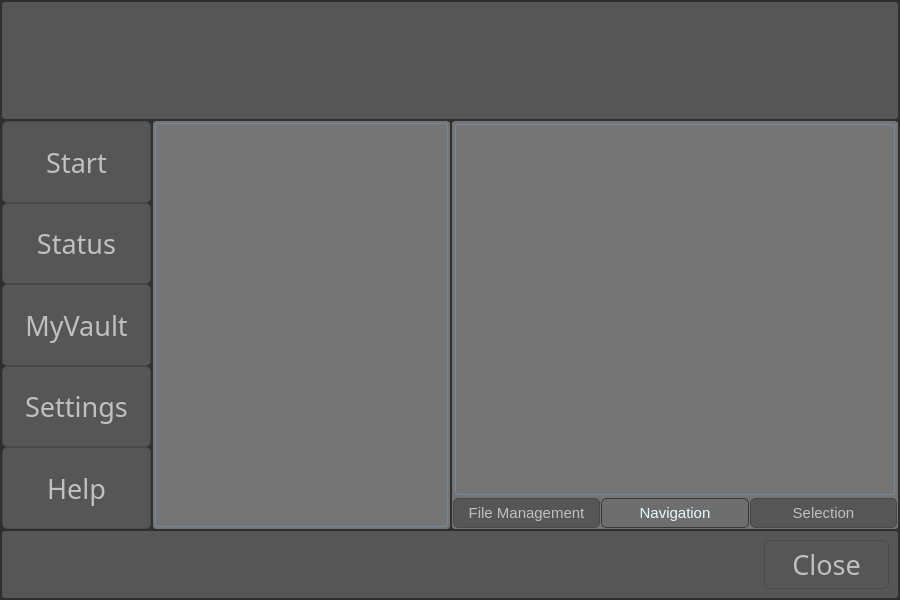
<?xml version="1.0" encoding="UTF-8"?>
<ui version="4.0">
 <class>main_window</class>
 <widget class="QDialog" name="main_window">
  <property name="windowModality">
   <enum>Qt::NonModal</enum>
  </property>
  <property name="geometry">
   <rect>
    <x>0</x>
    <y>0</y>
    <width>900</width>
    <height>600</height>
   </rect>
  </property>
  <property name="sizePolicy">
   <sizepolicy hsizetype="Fixed" vsizetype="Fixed">
    <horstretch>0</horstretch>
    <verstretch>0</verstretch>
   </sizepolicy>
  </property>
  <property name="windowTitle">
   <string>MagPy</string>
  </property>
  <property name="autoFillBackground">
   <bool>false</bool>
  </property>
  <property name="styleSheet">
   <string notr="true">QProgressBar:horizontal {
    border: 1px solid #3A3939;
    text-align: center;
    padding: 1px;
    background: #201F1F;
}
QProgressBar::chunk:horizontal {
    background-color: qlineargradient(spread:reflect, x1:1, y1:0.545, x2:1, y2:0, stop:0 rgba(28, 66, 111, 255), stop:1 rgba(37, 87, 146, 255));
}

QToolTip
{
    border: 1px solid #3A3939;
    background-color: rgb(90, 102, 117);;
    color: white;
    padding: 1px;
    opacity: 200;
}

QWidget
{
    color: silver;
    background-color: #302F2F;
    selection-background-color:#78879b;
    selection-color: black;
    background-clip: border;
    border-image: none;
    outline: 0;
}

QWidget:item:hover
{
    background-color: QLinearGradient( x1: 0, y1: 0, x2: 0, y2: 1,
    stop: 0 #78879b, stop: 1 #78879b);
    color: black;
}

QWidget:item:selected
{
    background-color: QLinearGradient( x1: 0, y1: 0, x2: 0, y2: 1,
    stop: 0 #78879b, stop: 1 #78879b);
}

QMenuBar
{
    background-color: #302F2F;
    color: silver;
}

QMenuBar::item
{
    background: transparent;
}

QMenuBar::item:selected
{
    background: transparent;
    border: 1px solid #3A3939;
}

QMenuBar::item:pressed
{
    border: 1px solid #3A3939;
    background-color: #78879b;
    color: black;
    margin-bottom:-1px;
    padding-bottom:1px;
}

QMenu
{
    border: 1px solid #3A3939;
    color: silver;
    margin: 2px;
}

QMenu::icon
{
    margin: 5px;
}

QMenu::item
{
    padding: 5px 30px 5px 30px;
    margin-left: 5px;
    border: 1px solid transparent; /* reserve space for selection border */
}

QMenu::item:selected
{
    color: black;
}

QWidget:disabled
{
    color: #404040;
    background-color: #302F2F;
}

QAbstractItemView
{
    alternate-background-color: #3A3939;
    color: silver;
    border: 1px solid 3A3939;
    border-radius: 3px;
    padding: 1px;
}

QWidget:focus, QMenuBar:focus
{
    border: 1px solid rgba(48, 86, 111);
}

QTabWidget:focus, QCheckBox:focus, QRadioButton:focus
{
    border: none;
}

QLineEdit
{
    background-color: #201F1F;
    padding: 2px;
    border-style: solid;
    border: 1px solid #3A3939;
    border-radius: 3px;
    color: silver;
}

QGroupBox {
    border:1px solid #3A3939;
    border-radius: 7px;
    margin-top: 2ex;
}

QGroupBox::title {
    subcontrol-origin: margin;
    subcontrol-position: top center;
    padding-left: 10px;
    padding-right: 10px;
}

QAbstractScrollArea
{
    border-radius: 3px;
    border: 1px solid #3A3939;
}

QScrollBar:horizontal
{
    height: 15px;
    margin: 0px 11px 0px 11px;
    border: 1px solid #3A3939;
    border-radius: 6px;
    background-color: QLinearGradient( x1: 0, y1: 1, x2: 0, y2: 0,
    stop: 0 #302F2F, stop: 1 #484846);
}

QScrollBar::handle:horizontal
{
    background-color: QLinearGradient( x1: 0, y1: 1, x2: 0, y2: 0,
    stop: 0 #605F5F, stop: 1 #787876);
    min-width: 5px;
    border-radius: 5px;
}

QScrollBar::sub-line:horizontal
{
    border-image: url(:/qss_icons/rc/right_arrow_disabled.png);
    width: 10px;
    height: 10px;
    subcontrol-position: right;
    subcontrol-origin: margin;
}

QScrollBar::add-line:horizontal
{
    border-image: url(:/qss_icons/rc/left_arrow_disabled.png);
    height: 10px;
    width: 10px;
    subcontrol-position: left;
    subcontrol-origin: margin;
}

QScrollBar::sub-line:horizontal:hover,QScrollBar::sub-line:horizontal:on
{
    border-image: url(:/qss_icons/rc/right_arrow.png);
    height: 10px;
    width: 10px;
    subcontrol-position: right;
    subcontrol-origin: margin;
}


QScrollBar::add-line:horizontal:hover, QScrollBar::add-line:horizontal:on
{
    border-image: url(:/qss_icons/rc/left_arrow.png);
    height: 10px;
    width: 10px;
    subcontrol-position: left;
    subcontrol-origin: margin;
}

QScrollBar::up-arrow:horizontal, QScrollBar::down-arrow:horizontal
{
    background: none;
}


QScrollBar::add-page:horizontal, QScrollBar::sub-page:horizontal
{
    background: none;
}

QScrollBar:vertical
{
    background-color: QLinearGradient( x1: 1, y1: 0, x2: 0, y2: 0,
    stop: 0 #302F2F, stop: 1 #484846);
    width: 15px;
    margin: 11px 0 11px 0;
    border: 1px solid #3A3939;
    border-radius: 6px;
}

QScrollBar::handle:vertical
{
    background-color: QLinearGradient( x1: 1, y1: 0, x2: 0, y2: 0,
    stop: 0 #605F5F, stop: 1 #787876);
    min-height: 5px;
    border-radius: 5px;
}

QScrollBar::sub-line:vertical
{
    border-image: url(:/qss_icons/rc/up_arrow_disabled.png);
    height: 10px;
    width: 10px;
    subcontrol-position: top;
    subcontrol-origin: margin;
}

QScrollBar::add-line:vertical
{

    border-image: url(:/qss_icons/rc/down_arrow_disabled.png);
    height: 10px;
    width: 10px;
    subcontrol-position: bottom;
    subcontrol-origin: margin;
}

QScrollBar::sub-line:vertical:hover,QScrollBar::sub-line:vertical:on
{

    border-image: url(:/qss_icons/rc/up_arrow.png);
    height: 10px;
    width: 10px;
    subcontrol-position: top;
    subcontrol-origin: margin;
}


QScrollBar::add-line:vertical:hover, QScrollBar::add-line:vertical:on
{
    border-image: url(:/qss_icons/rc/down_arrow.png);
    height: 10px;
    width: 10px;
    subcontrol-position: bottom;
    subcontrol-origin: margin;
}

QScrollBar::up-arrow:vertical, QScrollBar::down-arrow:vertical
{
    background: none;
}


QScrollBar::add-page:vertical, QScrollBar::sub-page:vertical
{
    background: none;
}

QTextEdit
{
    background-color: #201F1F;
    color: silver;
    border: 1px solid #3A3939;
}

QPlainTextEdit
{
    background-color: #201F1F;;
    color: silver;
    border-radius: 3px;
    border: 1px solid #3A3939;
}

QHeaderView::section
{
    background-color: #3A3939;
    color: silver;
    padding-left: 4px;
    border: 1px solid #6c6c6c;
}

QCheckBox:disabled
{
    color: #404040;
}

QSizeGrip {
    image: url(:/qss_icons/rc/sizegrip.png);
    width: 12px;
    height: 12px;
}


QMainWindow::separator
{
    background-color: #302F2F;
    color: white;
    padding-left: 4px;
    spacing: 2px;
    border: 1px dashed #3A3939;
}

QMainWindow::separator:hover
{

    background-color: QLinearGradient(x1:0, y1:0, x2:0, y2:1, stop:0 #58677b,
      stop:0.5 #78879b stop:1 #58677b);
    color: white;
    padding-left: 4px;
    border: 1px solid #3A3939;
    spacing: 2px;
}


QMenu::separator
{
    height: 1px;
    background-color: #3A3939;
    color: white;
    padding-left: 4px;
    margin-left: 10px;
    margin-right: 5px;
}



QRadioButton::indicator:checked, QRadioButton::indicator:unchecked{
    color: #b1b1b1;
    background-color: #302F2F;
    border: 1px solid silver;
    border-radius: 5px;
}



QRadioButton::indicator:checked
{
    background-color: qradialgradient(
    cx: 0.5, cy: 0.5,
    fx: 0.5, fy: 0.5,
    radius: 1.0,
    stop: 0.25 #78879b,
    stop: 0.3 #302F2F
    );
}

QCheckBox, QRadioButton
{
    padding: 3px;
    outline: none;
}

QCheckBox::indicator{
    color: #b1b1b1;
    background-color: #302F2F;
    border: 1px solid silver;
    width: 9px;
    height: 9px;
}

QRadioButton::indicator
{
    border-radius: 7px;
    width: 9px;
    height: 9px;
}

QCheckBox::indicator:pressed
{
    border: 1px solid #78879b;
}

QRadioButton::indicator:hover, QCheckBox::indicator:hover
{
    border: 1px solid #78879b;
}

QCheckBox::indicator:checked
{
    image:url(:/qss_icons/rc/checkbox.png);
}

QCheckBox::indicator:disabled, QRadioButton::indicator:disabled
{
    border: 1px solid #444;
}

QFrame
{
    border-radius: 3px;
}

QStackedWidget
{
    border: none;
}

QToolBar {
    border: 1px solid #393838;
    background: 1px solid #302F2F;
    font-weight: bold;
}

QToolBar::handle:horizontal {
    image: url(:/qss_icons/rc/Hmovetoolbar.png);
}
QToolBar::handle:vertical {
    image: url(:/qss_icons/rc/Vmovetoolbar.png);
}
QToolBar::separator:horizontal {
    image: url(:/qss_icons/rc/Hsepartoolbar.png);
}
QToolBar::separator:vertical {
    image: url(:/qss_icons/rc/Vsepartoolbars.png);
}

QPushButton
{
    color: silver;
    background-color: QLinearGradient( x1: 0, y1: 1, x2: 0, y2: 0,
    stop: 0 #302F2F, stop: 1 #484846);
    border-width: 1px;
    border-color: #4A4949;
    border-style: solid;
    padding-top: 5px;
    padding-bottom: 5px;
    padding-left: 5px;
    padding-right: 5px;
    border-radius: 5px;
    outline: none;
}

QPushButton:disabled
{
    background-color: #302F2F;
    border-width: 1px;
    border-color: #3A3939;
    border-style: solid;
    padding-top: 5px;
    padding-bottom: 5px;
    padding-left: 10px;
    padding-right: 10px;
    /*border-radius: 3px;*/
    color: #454545;
}

QComboBox
{
    selection-background-color: #78879b;
    background-color: #201F1F;
    border-style: solid;
    border: 1px solid #3A3939;
    border-radius: 3px;
    padding: 2px;
    min-width: 75px;
}

QComboBox:hover,QPushButton:hover,QAbstractSpinBox:hover,QLineEdit:hover,QTextEdit:hover,QPlainTextEdit:hover,QAbstractView:hover,QTreeView:hover
{
    border: 1px solid #78879b;
    color: silver;
}

QComboBox:on
{
    background-color: #626873;
    padding-top: 3px;
    padding-left: 4px;
    selection-background-color: #4a4a4a;
}

QComboBox QAbstractItemView
{
    background-color: #201F1F;
    border-radius: 3px;
    border: 1px solid #3A3939;
    selection-background-color: QLinearGradient( x1: 0, y1: 0, x2: 0, y2: 1,
      stop: 0 #78879b, stop: 1 #78879b);
}

QComboBox::drop-down
{
    subcontrol-origin: padding;
    subcontrol-position: top right;
    width: 15px;

    border-left-width: 0px;
    border-left-color: darkgray;
    border-left-style: solid;
    border-top-right-radius: 3px;
    border-bottom-right-radius: 3px;
}

QComboBox::down-arrow
{
    image: url(:/qss_icons/rc/down_arrow_disabled.png);
}

QComboBox::down-arrow:on, QComboBox::down-arrow:hover,
QComboBox::down-arrow:focus
{
    image: url(:/qss_icons/rc/down_arrow.png);
}

QPushButton:pressed
{
    background-color: QLinearGradient( x1: 0, y1: 0, x2: 0, y2: 1,
    stop: 0 #302F2F, stop: 1 #484846);
}

QAbstractSpinBox {
    padding-top: 2px;
    padding-bottom: 2px;
    border: 1px solid #3A3939;
    background-color: #201F1F;
    color: silver;
    border-radius: 3px;
    min-width: 75px;
}

QAbstractSpinBox:up-button
{
    background-color: transparent;
    subcontrol-origin: border;
    subcontrol-position: center right;
}

QAbstractSpinBox:down-button
{
    background-color: transparent;
    subcontrol-origin: border;
    subcontrol-position: center left;
}

QAbstractSpinBox::up-arrow,QAbstractSpinBox::up-arrow:disabled,QAbstractSpinBox::up-arrow:off {
    image: url(:/qss_icons/rc/up_arrow_disabled.png);
    width: 10px;
    height: 10px;
}
QAbstractSpinBox::up-arrow:hover
{
    image: url(:/qss_icons/rc/up_arrow.png);
}


QAbstractSpinBox::down-arrow,QAbstractSpinBox::down-arrow:disabled,QAbstractSpinBox::down-arrow:off
{
    image: url(:/qss_icons/rc/down_arrow_disabled.png);
    width: 10px;
    height: 10px;
}
QAbstractSpinBox::down-arrow:hover
{
    image: url(:/qss_icons/rc/down_arrow.png);
}


QLabel
{
    border: 0px solid black;
}


QTabWidget::pane {
    border: 1px solid #3A3939;
}

QTabBar
{
    qproperty-drawBase: 0;
    padding-right: 15px;
}

QTabBar:focus
{
    border: 0px transparent black;
}

QTabBar::close-button  {
    image: url(:/qss_icons/rc/close.png);
    background: transparent;
    icon-size: 10px;
    padding: 5px;
}

QTabBar::close-button:hover
{
    background: rgba(255, 255, 255, 20);
    border-radius: 3px;
}

QTabBar::close-button:pressed {
    padding: 5px 4px 4px 5px;
}

/* TOP - BOTTOM TABS */
QTabBar::tab:top {
    color: #b1b1b1;
    border: 1px solid #3A3939;
    background-color: QLinearGradient(x1:0, y1:0, x2:0, y2:1,
      stop:1 #302F2F, stop:0 #5A5959);
    padding-left: 5px;
    padding-right: 5px;
    padding-top: 3px;
    padding-bottom: 2px;
    margin-right: -1px;

    border-top-left-radius: 3px;
    border-top-right-radius: 3px;
}

QTabBar::tab:bottom {
    color: #b1b1b1;
    border: 1px solid #3A3939;
    background-color: QLinearGradient(x1:0, y1:0, x2:0, y2:1,
      stop:1 #302F2F, stop:0 #5A5959);
    padding-left: 5px;
    padding-right: 5px;
    padding-top: 3px;
    padding-bottom: 2px;
    margin-right: -1px;

    border-bottom-left-radius: 3px;
    border-bottom-right-radius: 3px;
}

QTabBar::tab:top:last, QTabBar::tab:bottom:last
{
    margin-right: 0;
}

QTabBar::tab:top:first:!selected, QTabBar::tab:bottom:first:!selected
{
    margin-left: 0px;
}

QTabBar::tab:top:!selected
{
    color: #b1b1b1;
    margin-top: 3px;
    background-color: #302F2F;
}

QTabBar::tab:top:selected
{
    margin-bottom: 0px;
}

QTabBar::tab:bottom:!selected
{
    color: #b1b1b1;
    margin-bottom: 3px;
    background-color: #302F2F;
}

QTabBar::tab:bottom:selected
{
    margin-top: 0px;
}

/* LEFT - RIGHT TABS */
QTabBar::tab:left {
    color: #b1b1b1;
    border: 1px solid #3A3939;
    background-color: QLinearGradient(x1:1, y1:0, x2:0, y2:0,
      stop:1 #302F2F, stop:0 #5A5959);
    padding-left: 3px;
    padding-right: 2px;
    padding-top: 5px;
    padding-bottom: 5px;
    margin-bottom: -1px;

    border-top-right-radius: 3px;
    border-bottom-right-radius: 3px;
}

QTabBar::tab:right {
    color: #b1b1b1;
    border: 1px solid #3A3939;
    background-color: QLinearGradient(x1:0, y1:0, x2:1, y2:0,
      stop:1 #302F2F, stop:0 #5A5959);
    padding-left: 3px;
    padding-right: 2px;
    padding-top: 5px;
    padding-bottom: 5px;
    margin-bottom: -1px;

    border-top-left-radius: 3px;
    border-bottom-left-radius: 3px;
}

QTabBar::tab:left:!selected
{
    color: #b1b1b1;
    margin-right: 3px;
    background-color: #302F2F;
}

QTabBar::tab:left:selected
{
    margin-left: 0px;
}

QTabBar::tab:right:!selected
{
    color: #b1b1b1;
    margin-left: 3px;
        background-color: #302F2F;
}

QTabBar::tab:right:selected
{
    margin-right: 0px;
}

QTabBar QToolButton::right-arrow:enabled {
     image: url(:/qss_icons/rc/right_arrow.png);
 }

 QTabBar QToolButton::left-arrow:enabled {
     image: url(:/qss_icons/rc/left_arrow.png);
 }

QTabBar QToolButton::right-arrow:disabled {
     image: url(:/qss_icons/rc/right_arrow_disabled.png);
 }

 QTabBar QToolButton::left-arrow:disabled {
     image: url(:/qss_icons/rc/left_arrow_disabled.png);
 }


QDockWidget {
    border: 1px solid #403F3F;
    titlebar-close-icon: url(:/qss_icons/rc/close.png);
    titlebar-normal-icon: url(:/qss_icons/rc/undock.png);
}

QDockWidget::close-button, QDockWidget::float-button {
    border: 1px solid transparent;
    border-radius: 3px;
    background: transparent;
    icon-size: 10px;
}

QDockWidget::close-button:hover, QDockWidget::float-button:hover {
    background: rgba(255, 255, 255, 10);
}

QDockWidget::close-button:pressed, QDockWidget::float-button:pressed {
    padding: 1px -1px -1px 1px;
    background: rgba(255, 255, 255, 10);
}

QTreeView, QListView
{
    border: 1px solid #78879b;
    background-color: #201F1F;
}

QTreeView:branch:selected, QTreeView:branch:hover
{
    background: url(:/qss_icons/rc/transparent.png);
}

QTreeView::branch:has-siblings:!adjoins-item {
    border-image: url(:/qss_icons/rc/transparent.png);
}

QTreeView::branch:has-siblings:adjoins-item {
    border-image: url(:/qss_icons/rc/transparent.png);
}

QTreeView::branch:!has-children:!has-siblings:adjoins-item {
    border-image: url(:/qss_icons/rc/transparent.png);
}

QTreeView::branch:has-children:!has-siblings:closed,
QTreeView::branch:closed:has-children:has-siblings {
    image: url(:/qss_icons/rc/branch_closed.png);
}

QTreeView::branch:open:has-children:!has-siblings,
QTreeView::branch:open:has-children:has-siblings  {
    image: url(:/qss_icons/rc/branch_open.png);
}

QTreeView::branch:has-children:!has-siblings:closed:hover,
QTreeView::branch:closed:has-children:has-siblings:hover {
    image: url(:/qss_icons/rc/branch_closed-on.png);
    }

QTreeView::branch:open:has-children:!has-siblings:hover,
QTreeView::branch:open:has-children:has-siblings:hover  {
    image: url(:/qss_icons/rc/branch_open-on.png);
    }

QListView::item:!selected:hover, QListView::item:!selected:hover, QTreeView::item:!selected:hover  {
    background: rgba(0, 0, 0, 0);
    outline: 0;
    color: #FFFFFF
}

QListView::item:selected:hover, QListView::item:selected:hover, QTreeView::item:selected:hover  {
    background: #78879b;;
    color: #FFFFFF;
}

QSlider::groove:horizontal {
    border: 1px solid #3A3939;
    height: 8px;
    background: #201F1F;
    margin: 2px 0;
    border-radius: 4px;
}

QSlider::handle:horizontal {
    background: QLinearGradient( x1: 0, y1: 0, x2: 0, y2: 1,
      stop: 0.0 silver, stop: 0.2 #a8a8a8, stop: 1 #727272);
    border: 1px solid #3A3939;
    width: 14px;
    height: 14px;
    margin: -4px 0;
    border-radius: 7px;
}

QSlider::groove:vertical {
    border: 1px solid #3A3939;
    width: 8px;
    background: #201F1F;
    margin: 0 0px;
    border-radius: 4px;
}

QSlider::handle:vertical {
    background: QLinearGradient( x1: 0, y1: 0, x2: 0, y2: 1, stop: 0.0 silver,
      stop: 0.2 #a8a8a8, stop: 1 #727272);
    border: 1px solid #3A3939;
    width: 14px;
    height: 14px;
    margin: 0 -4px;
    border-radius: 7px;
}

QToolButton {
    background-color: transparent;
    border: 1px solid #3A3939;
    border-radius: 3px;
    margin: 3px;
}

QToolButton:pressed, QToolButton::menu-button:pressed {
    background-color: #4A4949;
    border: 1px solid silver;
}

QToolButton:hover, QToolButton::menu-button:hover {
    background-color: #4A4949;
    border: 1px solid gray;
}

QToolButton[popupMode=&quot;1&quot;] { /* only for MenuButtonPopup */
 padding-right: 20px; /* make way for the popup button */
}

QToolButton[popupMode=&quot;2&quot;] { /* only for MenuButtonPopup */
 padding-right: 10px; /* make way for the popup button */
}

/* the subcontrols below are used only in the MenuButtonPopup mode */
QToolButton::menu-button {
 border: 1px solid #3A3939;
 border-top-right-radius: 6px;
 border-bottom-right-radius: 6px;
 /* 16px width + 4px for border = 20px allocated above */
 width: 16px;
}

QToolButton::menu-arrow {
 image: url(:/qss_icons/rc/down_arrow.png);
}

QToolButton::menu-arrow:open {
 top: 1px; left: 1px; /* shift it a bit */
}

QPushButton::menu-indicator  {
    subcontrol-origin: padding;
    subcontrol-position: bottom right;
    left: 8px;
}

QTableView
{
    border: transparent;
    gridline-color: #6c6c6c;
    background-color: #201F1F;
}


QTableView, QHeaderView
{
    border-radius: 0px;
}

QTableView::item:pressed, QListView::item:pressed, QTreeView::item:pressed  {
    background: #78879b;
    color: #FFFFFF;
}

QTableView::item:selected:active, QTreeView::item:selected:active, QListView::item:selected:active  {
    background: #78879b;
    color: #FFFFFF;
}


QHeaderView
{
    border: 1px transparent;
    margin: 0px;
    padding: 0px;
}

QHeaderView::section  {
    background-color: #3A3939;
    color: silver;
    padding: 4px;
    border: 1px solid #6c6c6c;
    border-radius: 0px;
    text-align: center;
}

QHeaderView::section::vertical::first, QHeaderView::section::vertical::only-one
{
    border-top: 1px solid #6c6c6c;
}

QHeaderView::section::vertical
{
    border-top: transparent;
}

QHeaderView::section::horizontal::first, QHeaderView::section::horizontal::only-one
{
    border-left: 1px solid #6c6c6c;
}

QHeaderView::section::horizontal
{
    border-left: transparent;
}


QHeaderView::section:checked
 {
    color: white;
    background-color: #5A5959;
 }

 /* style the sort indicator */
QHeaderView::down-arrow {
    image: url(:/qss_icons/rc/down_arrow.png);
}

QHeaderView::up-arrow {
    image: url(:/qss_icons/rc/up_arrow.png);
}


QTableCornerButton::section {
    background-color: #3A3939;
    border: 1px solid #3A3939;
    border-radius: 0px;
}

QToolBox::tab {
    background-color: QLinearGradient(x1:0, y1:0, x2:0, y2:1,
        stop:1 #302F2F, stop:0 #5A5959);
	width: 100%;
    padding-left: 3px;
    padding-right: 2px;
    padding-top: 5px;
    padding-bottom: 5px;
    margin-bottom: -1px;

    border-top-left-radius: 3px;
    border-top-right-radius: 3px;
    color: darkgray;
 }

 QToolBox::tab:selected { /* italicize selected tabs */
     font: italic bold;
     color: white;
 }

QStatusBar::item {
    border: 1px solid #3A3939;
    border-radius: 3px;
 }</string>
  </property>
  <property name="modal">
   <bool>true</bool>
  </property>
  <layout class="QVBoxLayout" name="verticalLayout">
   <property name="spacing">
    <number>1</number>
   </property>
   <property name="margin">
    <number>2</number>
   </property>
   <item>
    <widget class="QFrame" name="base_frame">
     <property name="frameShape">
      <enum>QFrame::Box</enum>
     </property>
     <property name="frameShadow">
      <enum>QFrame::Raised</enum>
     </property>
     <layout class="QVBoxLayout" name="verticalLayout_2" stretch="2,7,1">
      <property name="spacing">
       <number>2</number>
      </property>
      <property name="margin">
       <number>0</number>
      </property>
      <item>
       <widget class="QFrame" name="title_frame">
        <property name="contextMenuPolicy">
         <enum>Qt::NoContextMenu</enum>
        </property>
        <property name="styleSheet">
         <string notr="true">background-color: rgb(86, 86, 86)</string>
        </property>
        <property name="frameShape">
         <enum>QFrame::WinPanel</enum>
        </property>
        <property name="frameShadow">
         <enum>QFrame::Raised</enum>
        </property>
        <property name="lineWidth">
         <number>2</number>
        </property>
        <property name="midLineWidth">
         <number>1</number>
        </property>
        <layout class="QHBoxLayout" name="horizontalLayout_4" stretch="3,1">
         <property name="spacing">
          <number>20</number>
         </property>
         <property name="leftMargin">
          <number>20</number>
         </property>
         <property name="topMargin">
          <number>10</number>
         </property>
         <property name="rightMargin">
          <number>20</number>
         </property>
         <property name="bottomMargin">
          <number>5</number>
         </property>
         <item>
          <widget class="QFrame" name="frame_5">
           <property name="frameShape">
            <enum>QFrame::StyledPanel</enum>
           </property>
           <property name="frameShadow">
            <enum>QFrame::Raised</enum>
           </property>
          </widget>
         </item>
         <item>
          <widget class="QFrame" name="title_image">
           <property name="autoFillBackground">
            <bool>false</bool>
           </property>
           <property name="styleSheet">
            <string notr="true">border-image: url(:/images/title.png) 0 0 0 0 stretch stretch;</string>
           </property>
           <property name="frameShape">
            <enum>QFrame::NoFrame</enum>
           </property>
           <property name="frameShadow">
            <enum>QFrame::Plain</enum>
           </property>
          </widget>
         </item>
        </layout>
       </widget>
      </item>
      <item>
       <widget class="QFrame" name="center_frame">
        <property name="styleSheet">
         <string notr="true"/>
        </property>
        <property name="frameShape">
         <enum>QFrame::WinPanel</enum>
        </property>
        <property name="frameShadow">
         <enum>QFrame::Raised</enum>
        </property>
        <property name="lineWidth">
         <number>2</number>
        </property>
        <layout class="QHBoxLayout" name="horizontalLayout" stretch="1,2,3">
         <property name="spacing">
          <number>2</number>
         </property>
         <property name="margin">
          <number>0</number>
         </property>
         <item>
          <widget class="QFrame" name="frame">
           <property name="styleSheet">
            <string notr="true"/>
           </property>
           <property name="frameShape">
            <enum>QFrame::StyledPanel</enum>
           </property>
           <property name="frameShadow">
            <enum>QFrame::Raised</enum>
           </property>
           <layout class="QVBoxLayout" name="verticalLayout_3">
            <property name="spacing">
             <number>0</number>
            </property>
            <property name="margin">
             <number>0</number>
            </property>
            <item>
             <widget class="QPushButton" name="startbtn">
              <property name="sizePolicy">
               <sizepolicy hsizetype="MinimumExpanding" vsizetype="MinimumExpanding">
                <horstretch>0</horstretch>
                <verstretch>0</verstretch>
               </sizepolicy>
              </property>
              <property name="font">
               <font>
                <family>Calibri Light</family>
                <pointsize>20</pointsize>
               </font>
              </property>
              <property name="focusPolicy">
               <enum>Qt::TabFocus</enum>
              </property>
              <property name="contextMenuPolicy">
               <enum>Qt::NoContextMenu</enum>
              </property>
              <property name="layoutDirection">
               <enum>Qt::RightToLeft</enum>
              </property>
              <property name="styleSheet">
               <string notr="true">background-color: rgb(86, 86, 86)</string>
              </property>
              <property name="text">
               <string>Start</string>
              </property>
              <property name="icon">
               <iconset>
                <normaloff>images/right39.png</normaloff>images/right39.png</iconset>
              </property>
              <property name="iconSize">
               <size>
                <width>50</width>
                <height>50</height>
               </size>
              </property>
             </widget>
            </item>
            <item>
             <widget class="QPushButton" name="statusbtn">
              <property name="sizePolicy">
               <sizepolicy hsizetype="MinimumExpanding" vsizetype="MinimumExpanding">
                <horstretch>0</horstretch>
                <verstretch>0</verstretch>
               </sizepolicy>
              </property>
              <property name="font">
               <font>
                <family>Calibri Light</family>
                <pointsize>20</pointsize>
               </font>
              </property>
              <property name="focusPolicy">
               <enum>Qt::TabFocus</enum>
              </property>
              <property name="contextMenuPolicy">
               <enum>Qt::NoContextMenu</enum>
              </property>
              <property name="layoutDirection">
               <enum>Qt::RightToLeft</enum>
              </property>
              <property name="styleSheet">
               <string notr="true">background-color: rgb(86, 86, 86)</string>
              </property>
              <property name="text">
               <string>Status</string>
              </property>
              <property name="icon">
               <iconset>
                <normaloff>images/clipboard44.png</normaloff>images/clipboard44.png</iconset>
              </property>
              <property name="iconSize">
               <size>
                <width>50</width>
                <height>50</height>
               </size>
              </property>
             </widget>
            </item>
            <item>
             <widget class="QPushButton" name="mvbtn">
              <property name="sizePolicy">
               <sizepolicy hsizetype="MinimumExpanding" vsizetype="MinimumExpanding">
                <horstretch>0</horstretch>
                <verstretch>0</verstretch>
               </sizepolicy>
              </property>
              <property name="font">
               <font>
                <family>Calibri Light</family>
                <pointsize>20</pointsize>
               </font>
              </property>
              <property name="focusPolicy">
               <enum>Qt::TabFocus</enum>
              </property>
              <property name="contextMenuPolicy">
               <enum>Qt::NoContextMenu</enum>
              </property>
              <property name="layoutDirection">
               <enum>Qt::RightToLeft</enum>
              </property>
              <property name="styleSheet">
               <string notr="true">background-color: rgb(86, 86, 86)</string>
              </property>
              <property name="text">
               <string>MyVault</string>
              </property>
              <property name="icon">
               <iconset>
                <normaloff>images/folder83.png</normaloff>images/folder83.png</iconset>
              </property>
              <property name="iconSize">
               <size>
                <width>50</width>
                <height>50</height>
               </size>
              </property>
             </widget>
            </item>
            <item>
             <widget class="QPushButton" name="settingsbtn">
              <property name="sizePolicy">
               <sizepolicy hsizetype="MinimumExpanding" vsizetype="MinimumExpanding">
                <horstretch>0</horstretch>
                <verstretch>0</verstretch>
               </sizepolicy>
              </property>
              <property name="font">
               <font>
                <family>Calibri Light</family>
                <pointsize>20</pointsize>
               </font>
              </property>
              <property name="focusPolicy">
               <enum>Qt::TabFocus</enum>
              </property>
              <property name="contextMenuPolicy">
               <enum>Qt::NoContextMenu</enum>
              </property>
              <property name="layoutDirection">
               <enum>Qt::RightToLeft</enum>
              </property>
              <property name="styleSheet">
               <string notr="true">background-color: rgb(86, 86, 86)</string>
              </property>
              <property name="text">
               <string>Settings</string>
              </property>
              <property name="icon">
               <iconset>
                <normaloff>images/document76.png</normaloff>images/document76.png</iconset>
              </property>
              <property name="iconSize">
               <size>
                <width>50</width>
                <height>50</height>
               </size>
              </property>
             </widget>
            </item>
            <item>
             <widget class="QPushButton" name="helpbtn">
              <property name="sizePolicy">
               <sizepolicy hsizetype="MinimumExpanding" vsizetype="MinimumExpanding">
                <horstretch>0</horstretch>
                <verstretch>0</verstretch>
               </sizepolicy>
              </property>
              <property name="font">
               <font>
                <family>Calibri Light</family>
                <pointsize>20</pointsize>
               </font>
              </property>
              <property name="focusPolicy">
               <enum>Qt::TabFocus</enum>
              </property>
              <property name="contextMenuPolicy">
               <enum>Qt::NoContextMenu</enum>
              </property>
              <property name="layoutDirection">
               <enum>Qt::RightToLeft</enum>
              </property>
              <property name="styleSheet">
               <string notr="true">background-color: rgb(86, 86, 86)</string>
              </property>
              <property name="text">
               <string>Help</string>
              </property>
              <property name="icon">
               <iconset>
                <normaloff>images/lifebelt.png</normaloff>images/lifebelt.png</iconset>
              </property>
              <property name="iconSize">
               <size>
                <width>50</width>
                <height>50</height>
               </size>
              </property>
             </widget>
            </item>
           </layout>
          </widget>
         </item>
         <item>
          <widget class="QFrame" name="frame_2">
           <property name="contextMenuPolicy">
            <enum>Qt::NoContextMenu</enum>
           </property>
           <property name="styleSheet">
            <string notr="true">background-color: rgb(117, 117, 117);</string>
           </property>
           <property name="frameShape">
            <enum>QFrame::StyledPanel</enum>
           </property>
           <property name="frameShadow">
            <enum>QFrame::Raised</enum>
           </property>
           <layout class="QVBoxLayout" name="verticalLayout_4">
            <property name="spacing">
             <number>3</number>
            </property>
            <property name="margin">
             <number>2</number>
            </property>
            <item>
             <widget class="QListWidget" name="tasklist">
              <property name="cursor" stdset="0">
               <cursorShape>PointingHandCursor</cursorShape>
              </property>
              <property name="frameShape">
               <enum>QFrame::NoFrame</enum>
              </property>
              <property name="frameShadow">
               <enum>QFrame::Plain</enum>
              </property>
              <property name="horizontalScrollBarPolicy">
               <enum>Qt::ScrollBarAlwaysOff</enum>
              </property>
              <property name="tabKeyNavigation">
               <bool>true</bool>
              </property>
              <property name="showDropIndicator" stdset="0">
               <bool>false</bool>
              </property>
              <property name="alternatingRowColors">
               <bool>true</bool>
              </property>
              <property name="isWrapping" stdset="0">
               <bool>false</bool>
              </property>
             </widget>
            </item>
           </layout>
          </widget>
         </item>
         <item>
          <widget class="QFrame" name="frame_3">
           <property name="contextMenuPolicy">
            <enum>Qt::NoContextMenu</enum>
           </property>
           <property name="styleSheet">
            <string notr="true">background-color: rgb(117, 117, 117);</string>
           </property>
           <property name="frameShape">
            <enum>QFrame::StyledPanel</enum>
           </property>
           <property name="frameShadow">
            <enum>QFrame::Raised</enum>
           </property>
           <layout class="QVBoxLayout" name="verticalLayout_5" stretch="15,1">
            <property name="spacing">
             <number>1</number>
            </property>
            <property name="margin">
             <number>1</number>
            </property>
            <item>
             <widget class="QStackedWidget" name="stackedWidget">
              <property name="currentIndex">
               <number>3</number>
              </property>
              <widget class="QWidget" name="filetab">
               <layout class="QVBoxLayout" name="verticalLayout_7">
                <property name="spacing">
                 <number>2</number>
                </property>
                <property name="margin">
                 <number>2</number>
                </property>
                <item>
                 <widget class="QListWidget" name="filenavlist"/>
                </item>
               </layout>
              </widget>
              <widget class="QWidget" name="navtab">
               <layout class="QVBoxLayout" name="verticalLayout_8">
                <property name="spacing">
                 <number>2</number>
                </property>
                <property name="margin">
                 <number>2</number>
                </property>
                <item>
                 <widget class="QListWidget" name="navnavlist"/>
                </item>
               </layout>
              </widget>
              <widget class="QWidget" name="seltab">
               <layout class="QVBoxLayout" name="verticalLayout_6">
                <property name="spacing">
                 <number>2</number>
                </property>
                <property name="margin">
                 <number>2</number>
                </property>
                <item>
                 <widget class="QListWidget" name="selnavlist">
                  <property name="frameShape">
                   <enum>QFrame::NoFrame</enum>
                  </property>
                  <property name="frameShadow">
                   <enum>QFrame::Plain</enum>
                  </property>
                  <property name="horizontalScrollBarPolicy">
                   <enum>Qt::ScrollBarAlwaysOff</enum>
                  </property>
                  <property name="autoScroll">
                   <bool>false</bool>
                  </property>
                  <property name="autoScrollMargin">
                   <number>9</number>
                  </property>
                  <property name="alternatingRowColors">
                   <bool>true</bool>
                  </property>
                  <property name="selectionBehavior">
                   <enum>QAbstractItemView::SelectRows</enum>
                  </property>
                  <property name="movement">
                   <enum>QListView::Free</enum>
                  </property>
                  <property name="resizeMode">
                   <enum>QListView::Fixed</enum>
                  </property>
                  <property name="uniformItemSizes">
                   <bool>true</bool>
                  </property>
                  <property name="selectionRectVisible">
                   <bool>true</bool>
                  </property>
                 </widget>
                </item>
               </layout>
              </widget>
              <widget class="QWidget" name="constraintstab">
               <layout class="QVBoxLayout" name="verticalLayout_9">
                <property name="spacing">
                 <number>2</number>
                </property>
                <property name="margin">
                 <number>2</number>
                </property>
                <item>
                 <widget class="QListWidget" name="constraintlist"/>
                </item>
               </layout>
              </widget>
              <widget class="QWidget" name="exporttab">
               <layout class="QVBoxLayout" name="verticalLayout_10">
                <property name="spacing">
                 <number>2</number>
                </property>
                <property name="margin">
                 <number>2</number>
                </property>
                <item>
                 <widget class="QListWidget" name="exportnavlist"/>
                </item>
               </layout>
              </widget>
             </widget>
            </item>
            <item>
             <layout class="QHBoxLayout" name="horizontalLayout_3" stretch="5,5,5">
              <property name="spacing">
               <number>1</number>
              </property>
              <item>
               <widget class="QPushButton" name="prevbtn">
                <property name="sizePolicy">
                 <sizepolicy hsizetype="MinimumExpanding" vsizetype="MinimumExpanding">
                  <horstretch>0</horstretch>
                  <verstretch>0</verstretch>
                 </sizepolicy>
                </property>
                <property name="font">
                 <font>
                  <pointsize>11</pointsize>
                 </font>
                </property>
                <property name="styleSheet">
                 <string notr="true">background-color: rgb(86, 86, 86)</string>
                </property>
                <property name="text">
                 <string>File Management</string>
                </property>
                <property name="flat">
                 <bool>true</bool>
                </property>
               </widget>
              </item>
              <item>
               <widget class="QPushButton" name="currentbtn">
                <property name="enabled">
                 <bool>false</bool>
                </property>
                <property name="sizePolicy">
                 <sizepolicy hsizetype="MinimumExpanding" vsizetype="MinimumExpanding">
                  <horstretch>0</horstretch>
                  <verstretch>0</verstretch>
                 </sizepolicy>
                </property>
                <property name="font">
                 <font>
                  <pointsize>11</pointsize>
                 </font>
                </property>
                <property name="styleSheet">
                 <string notr="true">background-color: rgb(110, 110, 110);
color: rgb(224, 252, 255);</string>
                </property>
                <property name="text">
                 <string>Navigation</string>
                </property>
                <property name="flat">
                 <bool>true</bool>
                </property>
               </widget>
              </item>
              <item>
               <widget class="QPushButton" name="nextbtn">
                <property name="sizePolicy">
                 <sizepolicy hsizetype="MinimumExpanding" vsizetype="MinimumExpanding">
                  <horstretch>0</horstretch>
                  <verstretch>0</verstretch>
                 </sizepolicy>
                </property>
                <property name="font">
                 <font>
                  <pointsize>11</pointsize>
                 </font>
                </property>
                <property name="styleSheet">
                 <string notr="true">background-color: rgb(86, 86, 86)</string>
                </property>
                <property name="text">
                 <string>Selection</string>
                </property>
                <property name="flat">
                 <bool>true</bool>
                </property>
               </widget>
              </item>
             </layout>
            </item>
           </layout>
          </widget>
         </item>
        </layout>
       </widget>
      </item>
      <item>
       <widget class="QFrame" name="footer_frame">
        <property name="styleSheet">
         <string notr="true">background-color: rgb(86, 86, 86)</string>
        </property>
        <property name="frameShape">
         <enum>QFrame::WinPanel</enum>
        </property>
        <property name="frameShadow">
         <enum>QFrame::Raised</enum>
        </property>
        <property name="lineWidth">
         <number>2</number>
        </property>
        <layout class="QHBoxLayout" name="horizontalLayout_2" stretch="6,1">
         <item>
          <widget class="QFrame" name="frame_4">
           <property name="contextMenuPolicy">
            <enum>Qt::NoContextMenu</enum>
           </property>
           <property name="frameShape">
            <enum>QFrame::StyledPanel</enum>
           </property>
           <property name="frameShadow">
            <enum>QFrame::Raised</enum>
           </property>
          </widget>
         </item>
         <item>
          <widget class="QPushButton" name="closebtn">
           <property name="sizePolicy">
            <sizepolicy hsizetype="Minimum" vsizetype="MinimumExpanding">
             <horstretch>0</horstretch>
             <verstretch>0</verstretch>
            </sizepolicy>
           </property>
           <property name="font">
            <font>
             <family>Calibri Light</family>
             <pointsize>20</pointsize>
            </font>
           </property>
           <property name="focusPolicy">
            <enum>Qt::TabFocus</enum>
           </property>
           <property name="contextMenuPolicy">
            <enum>Qt::NoContextMenu</enum>
           </property>
           <property name="text">
            <string>Close</string>
           </property>
           <property name="icon">
            <iconset>
             <normaloff>images/door13.png</normaloff>images/door13.png</iconset>
           </property>
           <property name="iconSize">
            <size>
             <width>35</width>
             <height>35</height>
            </size>
           </property>
           <property name="flat">
            <bool>true</bool>
           </property>
          </widget>
         </item>
        </layout>
       </widget>
      </item>
     </layout>
    </widget>
   </item>
  </layout>
 </widget>
 <resources>
  <include location="images.qrc"/>
 </resources>
 <connections/>
</ui>
